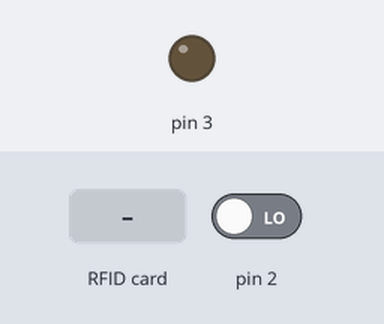
A sketch run on a simulated Arduino Uno, built with avr-gcc and run on an emulated ATmega328P. On the bench: output pins drawn as LEDs (lit = HIGH). Dashed ring = blinking. The inputs (shaded band) are chosen by the test bench; at power-on: pin 2 LOW. Pins used as bus, display or sensor lines are not drawn; what the sketch prints to the serial monitor is not drawn.

Above: at 1.2 s.
1.3 s: pin 2 driven HIGH
At 2.6 s:
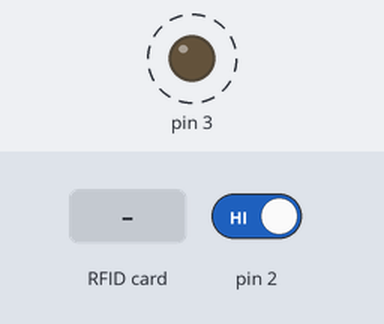
3.1 s: RFID card 5E 7A 19 C4 held to the reader
Timing chart, 0 to 10.6 s (numbered marks = the images above; inputs shaded):
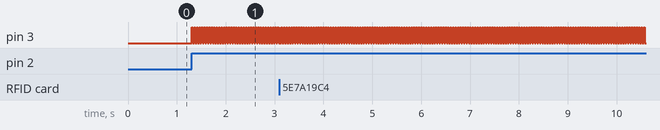

Measured:
- after the input at 1.3 s, pin 3: alternates HIGH for 0.03 s and LOW for 0.03 s, starting at once

The sketch:

sketch_jul26a.ino
```cpp
#include <MFRC522.h>
// константы подключения контактов SS и RST
#define RST_PIN 9
#define SS_PIN 10
//SDA
boolean kn=false;
// Инициализация MFRC522
MFRC522 mfrc522(SS_PIN, RST_PIN); // Create MFRC522 instance.
//kn = false;
void setup()
{
  pinMode(2,INPUT);
   pinMode(3,OUTPUT);
Serial.begin(9600); // инициализация последовательного порта
SPI.begin(); // инициализация SPI
mfrc522.PCD_Init(); // инициализация MFRC522
}
//#include <EEPROM.h> // Подключаем библиотеку для записи в энергонезависимую память "Card UID" / уникальный номер NFC карты.
//#include <SPI.h>
//#include <Wire.h> // Подключаем библиотеку для шины I2C / для работы дисплея.

// ---------------------------------
// Скачать библиотеки для дисплея. https://yadi.sk/d/9F_uW1wIZUDna
//#include <Adafruit_GFX.h> // Скачанная библиотека для дисплея.
//#include <Adafruit_SSD1306.h> // Скачанная библиотека для дисплея.
// ---------------------------------

// Библиотека "RFID", для RC522 Card Read. Скачать http://yadi.sk/d/6XLMLCuxSjdGa
#include <MFRC522.h> // скачанная библиотека "RFID" для RC522 Card Read Module.
// ****************************************

void loop() {
  if(digitalRead(2)==HIGH && kn==false)
    {
       digitalWrite(3, HIGH);
       kn=true;
    }
    else if (digitalRead(2)==HIGH && kn==true)
    {
      digitalWrite(3, LOW);
       kn=false;
      }
    // Look for new cards
    if ( ! mfrc522.PICC_IsNewCardPresent()) {
        return;
    }
   Serial.println("New card");
    // Select one of the cards
    if ( ! mfrc522.PICC_ReadCardSerial()) {
        return;
    }

    // Dump debug info about the card; PICC_HaltA() is automatically called
    mfrc522.PICC_DumpToSerial(&(mfrc522.uid));
}
```
